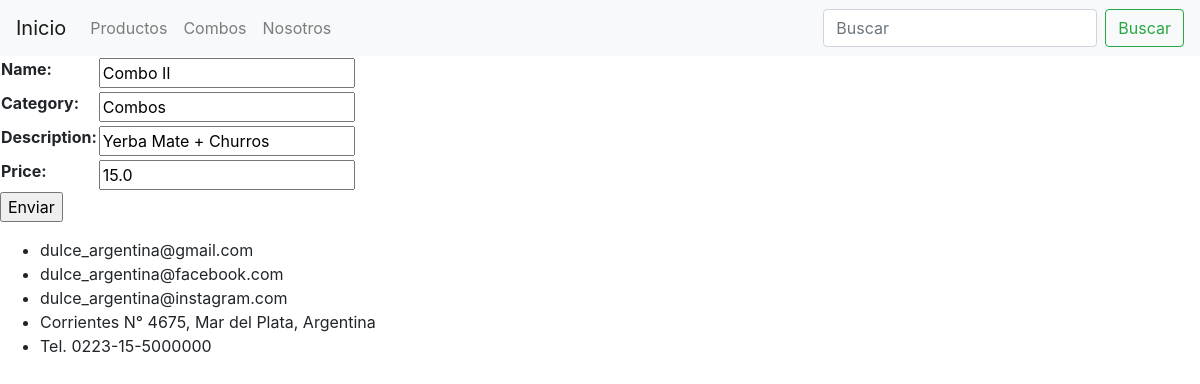
/products/update-combo/2/, run on an earlier commit of the app's database.
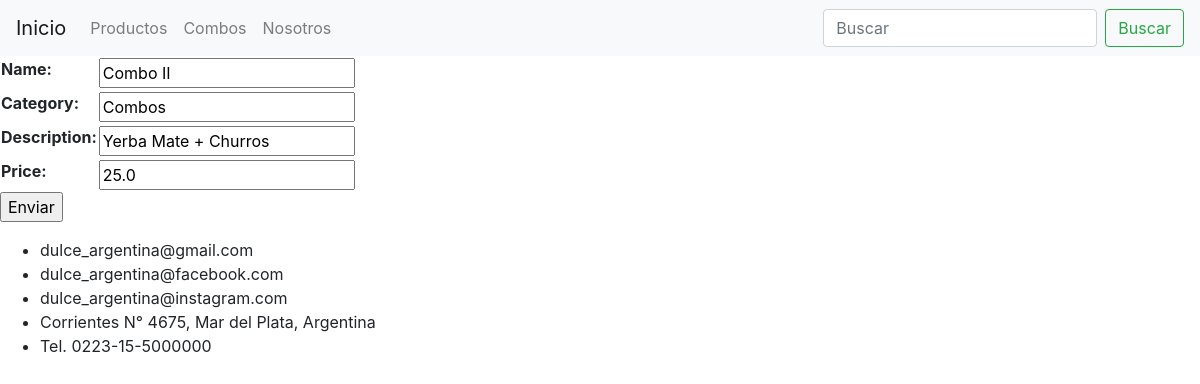
And on a later commit of the database.
### products/models.py (models this page shows, shortened)
class Combos(models.Model):
    name = models.CharField(max_length=20)
    category = models.CharField(max_length=25)
    description = models.CharField(max_length=250)
    price = models.FloatField()
    is_active = models.BooleanField(default=True)
    class Meta:
        verbose_name = 'Combo'
        verbose_name_plural = 'Combos'

### products/views.py (the view)
# urls.py: path('update-combo/<int:pk>/', update_combo, name='update_combo'),
def update_combo(request, pk):
    if request.method == 'POST':
        form = CreateCombos(request.POST)
        if form.is_valid():
            combo = Combos.objects.get(id=pk)
            combo.name = form.cleaned_data['name']
            combo.category = form.cleaned_data['category']
            combo.description = form.cleaned_data['description']
            combo.price = form.cleaned_data['price']
            combo.save()
            return redirect(list_combos)
    elif request.method == 'GET':
        combo = Combos.objects.get(id=pk)
        form = CreateCombos(initial={'name':combo.name,
                                     'category':combo.category,
                                     'description':combo.description,
                                     'price':combo.price
                                     })
        context = {
            'form' : form
        }
        return render(request, 'products/update-combo.html', context=context)

### products/forms.py
class  CreateCombos(forms.Form):
    name = forms.CharField(max_length=40)
    category = forms.CharField(max_length=30)
    description = forms.CharField(max_length=250)
    price = forms.FloatField()

### templates/products/update-combo.html (shortened to what this page needs)
{% extends 'base.html' %}
{% block contenido_que_cambia %}
    <form action="" method="POST">
        <table>
            {{form.as_table}}
        </table>
        <p><input type="submit" value="Enviar"></p>
    </form>
{% endblock %}

What changed in the data, as far as the page shows it:
changed Combos "Combo II": price "15.0" → "25.0"
